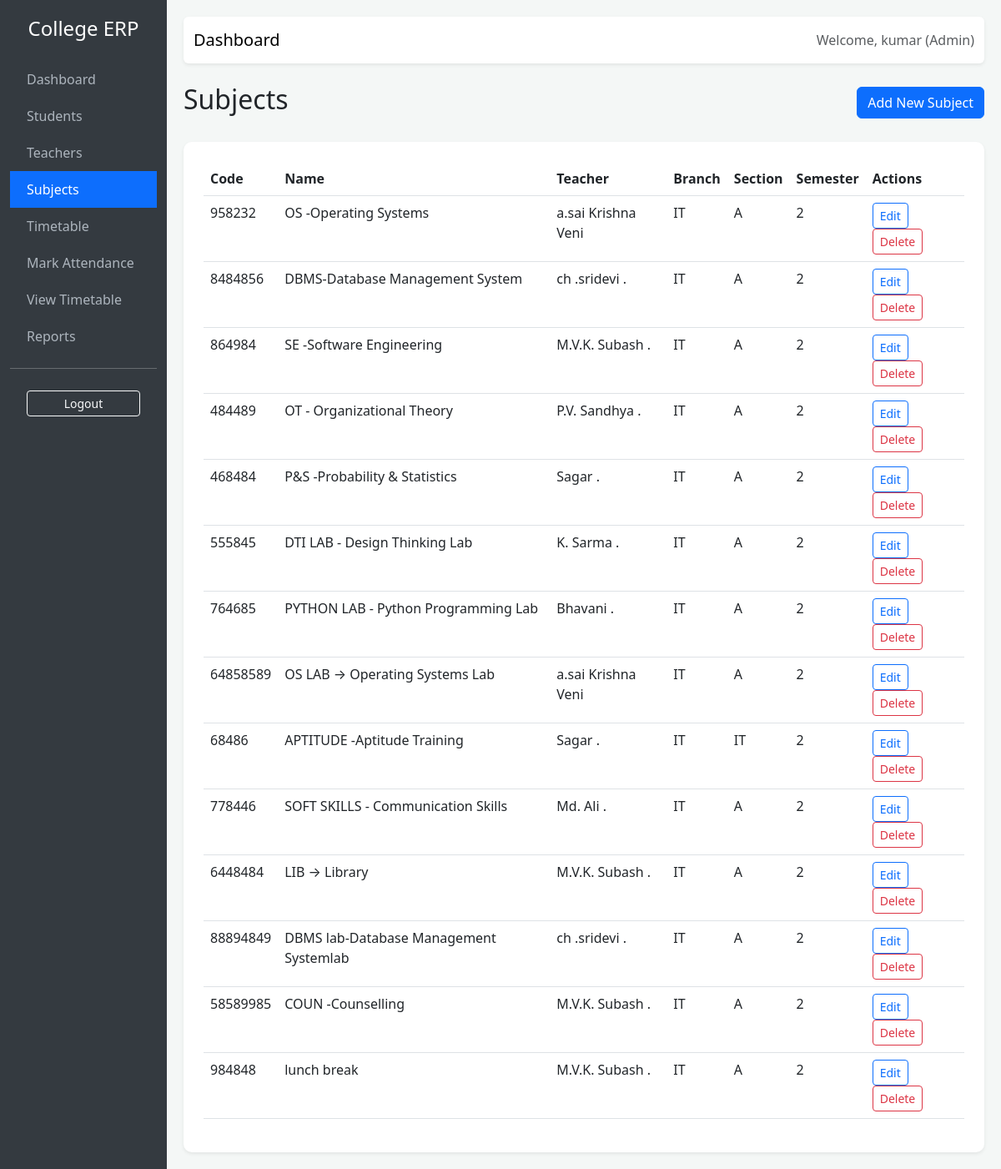
Screenshot of /subjects/ (signed in) with the database file from the repository.
### attendance/models.py (models this page shows, shortened)
class User(AbstractUser):
    ROLE_CHOICES = (
        ('admin', 'Admin'),
        ('teacher', 'Teacher'),
        ('student', 'Student'),
    )
    role = models.CharField(max_length=10, choices=ROLE_CHOICES, default='admin')

class Subject(models.Model):
    name = models.CharField(max_length=100)
    code = models.CharField(max_length=20, unique=True)
    teacher = models.ForeignKey('Teacher', on_delete=models.SET_NULL, null=True, related_name='subjects')
    class_name = models.CharField(max_length=50, blank=True)
    section = models.CharField(max_length=10, blank=True)
    branch = models.CharField(max_length=50, blank=True)
    semester = models.IntegerField(default=1)

class Teacher(models.Model):
    user = models.OneToOneField(User, on_delete=models.CASCADE, limit_choices_to={'role': 'teacher'})
    phone = models.CharField(max_length=15)

### attendance/views.py (the view)
# urls.py: path('subjects/', views.subject_list, name='subject_list'),
@login_required
@user_passes_test(is_admin)
def subject_list(request):
    subjects = Subject.objects.all().select_related('teacher__user')
    return render(request, 'attendance/subject_list.html', {'subjects': subjects})

### attendance/views.py (called while the page is built)
def is_admin(user):
    return user.role == 'admin'

### attendance/templates/attendance/subject_list.html
{% extends 'attendance/base.html' %}
{% block content %}
<div class="d-flex justify-content-between align-items-center mb-4">
    <h2>Subjects</h2>
    <a href="{% url 'subject_add' %}" class="btn btn-primary">Add New Subject</a>
</div>
<div class="card p-4 shadow-sm">
    <table class="table table-hover">
        <thead>
            <tr>
                <th>Code</th>
                <th>Name</th>
                <th>Teacher</th>
                <th>Branch</th>
                <th>Section</th>
                <th>Semester</th>
                <th>Actions</th>
            </tr>
        </thead>
        <tbody>
            {% for subject in subjects %}
            <tr>
                <td>{{ subject.code }}</td>
                <td>{{ subject.name }}</td>
                <td>{{ subject.teacher.user.get_full_name|default:subject.teacher.user.username }}</td>
                <td>{{ subject.branch }}</td>
                <td>{{ subject.section }}</td>
                <td>{{ subject.semester }}</td>
                <td>
                    <a href="{% url 'subject_update' subject.id %}" class="btn btn-sm btn-outline-primary">Edit</a>
                    <a href="{% url 'subject_delete' subject.id %}" class="btn btn-sm btn-outline-danger" onclick="return confirm('Are you sure?')">Delete</a>
                </td>
            </tr>
            {% empty %}
            <tr>
                <td colspan="5" class="text-center">No subjects found.</td>
            </tr>
            {% endfor %}
        </tbody>
    </table>
</div>
{% endblock %}

### attendance/templates/attendance/base.html (shortened to what this page needs)
<!DOCTYPE html>
<html lang="en">
<head>
    <link href="https://cdn.jsdelivr.net/npm/bootstrap@5.3.0/dist/css/bootstrap.min.css" rel="stylesheet">
</head>
<body>
    <div class="container-fluid">
        <div class="row">
            <div class="col-md-2 sidebar d-none d-md-block">
                <h4 class="text-center mb-4">College ERP</h4>
                {% if user.is_authenticated %}
                <a href="{% url 'dashboard' %}" class="{% if request.resolver_match.url_name == 'dashboard' %}active{% endif %}">Dashboard</a>
                {% if user.role == 'admin' %}
                <a href="{% url 'student_list' %}" class="{% if request.resolver_match.url_name == 'student_list' %}active{% endif %}">Students</a>
                <a href="{% url 'teacher_list' %}" class="{% if request.resolver_match.url_name == 'teacher_list' %}active{% endif %}">Teachers</a>
                <a href="{% url 'subject_list' %}" class="{% if request.resolver_match.url_name == 'subject_list' %}active{% endif %}">Subjects</a>
                <a href="{% url 'timetable_list' %}" class="{% if request.resolver_match.url_name == 'timetable_list' %}active{% endif %}">Timetable</a>
                {% endif %}
                {% if user.role == 'teacher' or user.role == 'admin' %}
                <a href="{% url 'mark_attendance' %}" class="{% if request.resolver_match.url_name == 'mark_attendance' %}active{% endif %}">Mark Attendance</a>
                {% endif %}
                <a href="{% url 'timetable_list' %}" class="{% if request.resolver_match.url_name == 'timetable_list' %}active{% endif %}">View Timetable</a>
                <a href="{% url 'attendance_reports' %}" class="{% if request.resolver_match.url_name == 'attendance_reports' %}active{% endif %}">Reports</a>
                <hr>
                <form action="{% url 'logout' %}" method="post" style="padding: 10px 20px;">
                    <button type="submit" class="btn btn-outline-light btn-sm w-100">Logout</button>
                </form>
                {% else %}
                <a href="{% url 'login' %}">Login</a>
                {% endif %}
            </div>
            <div class="col-md-10 content">
                <nav class="navbar navbar-expand-lg navbar-light bg-white mb-4 rounded shadow-sm">
                    <div class="container-fluid">
                        <span class="navbar-brand">{% block title %}Dashboard{% endblock %}</span>
                        <div class="ms-auto">
                            {% if user.is_authenticated %}
                            <span class="text-muted">Welcome, {{ user.username }} ({{ user.role|title }})</span>
                            {% endif %}
                        </div>
                    </div>
                </nav>
                {% block content %}{% endblock %}
            </div>
        </div>
    </div>
</body>
</html>

### attendance/templates/attendance/base.html (style rules this page uses)
body { background-color: #f4f7f6; }
.sidebar { min-height: 100vh; background-color: #343a40; color: white; padding-top: 20px; }
.sidebar a { color: #adb5bd; text-decoration: none; padding: 10px 20px; display: block; }
.sidebar a.active { background-color: #0d6efd; color: white; }
.content { padding: 20px; }
.card { border: none; border-radius: 10px; box-shadow: 0 4px 6px rgba(0,0,0,0.1); }

### rows the page displays
User: username "kumar", role "Admin"
Subject: code "958232", name "OS -Operating Systems", teacher.user.get_full_name "a.sai Krishna Veni", branch "IT", section "A", semester "2"
Subject: code "8484856", name "DBMS-Database Management System", teacher.user.get_full_name "ch .sridevi .", branch "IT", section "A", semester "2"
Subject: code "864984", name "SE -Software Engineering", teacher.user.get_full_name "M.V.K. Subash .", branch "IT", section "A", semester "2"
Subject: code "484489", name "OT - Organizational Theory", teacher.user.get_full_name "P.V. Sandhya .", branch "IT", section "A", semester "2"
Subject: code "468484", name "P&S -Probability & Statistics", teacher.user.get_full_name "Sagar .", branch "IT", section "A", semester "2"
Subject: code "555845", name "DTI LAB - Design Thinking Lab", teacher.user.get_full_name "K. Sarma .", branch "IT", section "A", semester "2"
Subject: code "764685", name "PYTHON LAB - Python Programming Lab", teacher.user.get_full_name "Bhavani .", branch "IT", section "A", semester "2"
Subject: code "64858589", name "OS LAB → Operating Systems Lab", teacher.user.get_full_name "a.sai Krishna Veni", branch "IT", section "A", semester "2"
Subject: code "68486", name "APTITUDE -Aptitude Training", teacher.user.get_full_name "Sagar .", branch "IT", section "IT", semester "2"
Subject: code "778446", name "SOFT SKILLS - Communication Skills", teacher.user.get_full_name "Md. Ali .", branch "IT", section "A", semester "2"
Subject: code "6448484", name "LIB → Library", teacher.user.get_full_name "M.V.K. Subash .", branch "IT", section "A", semester "2"
Subject: code "88894849", name "DBMS lab-Database Management Systemlab", teacher.user.get_full_name "ch .sridevi .", branch "IT", section "A", semester "2"
Subject: code "58589985", name "COUN -Counselling", teacher.user.get_full_name "M.V.K. Subash .", branch "IT", section "A", semester "2"
Subject: code "984848", name "lunch break", teacher.user.get_full_name "M.V.K. Subash .", branch "IT", section "A", semester "2"
